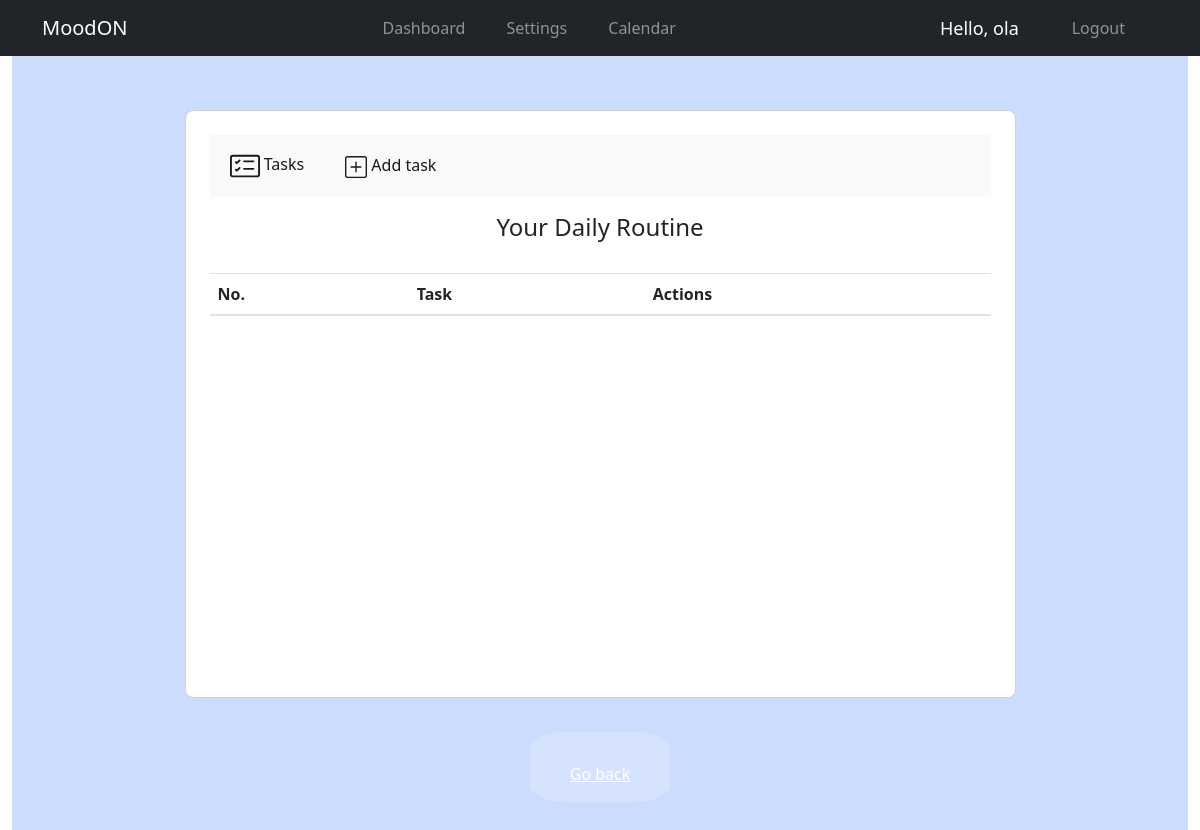
The page /daily-routine/ (signed in) on the database as committed earlier.
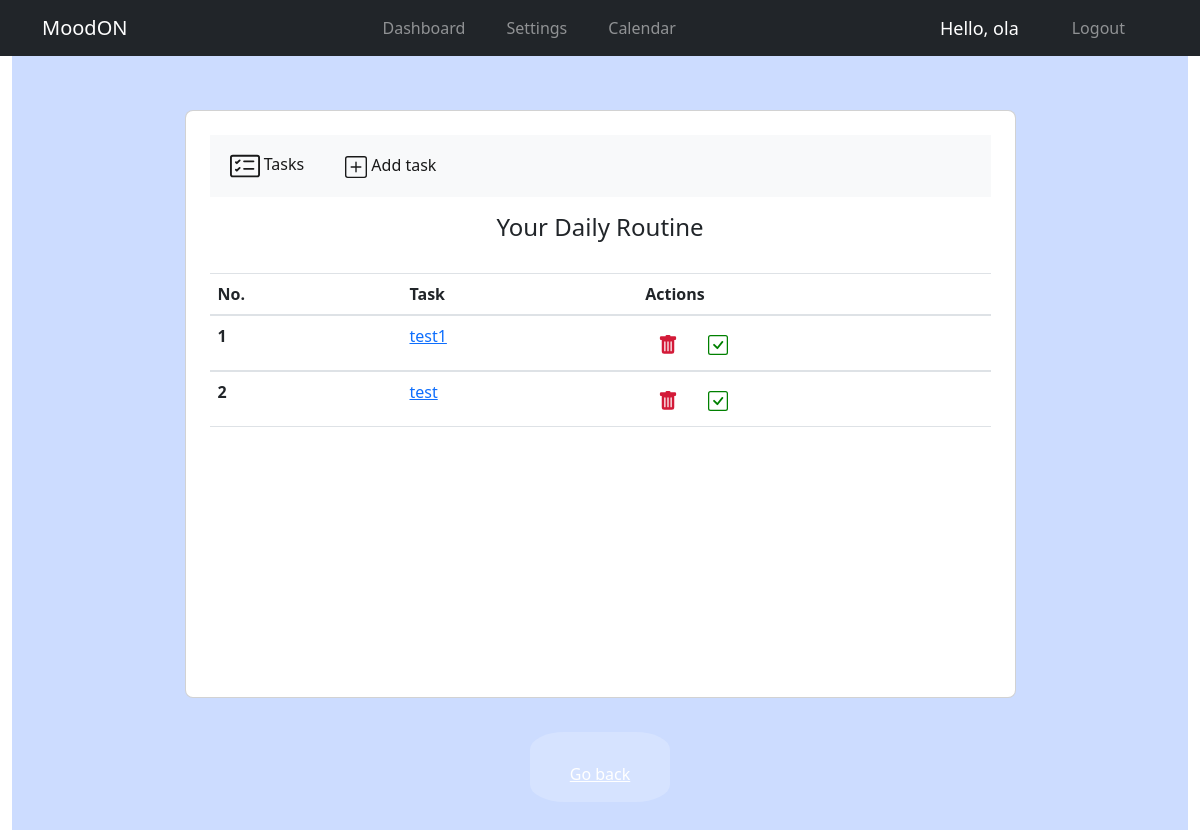
The same page on the database as committed later.
### mood_tracker/models.py (models this page shows)
class DailyRoutine(models.Model):
    title = models.CharField(max_length=200)
    is_finished = models.BooleanField(default=False)
    date = models.DateField(auto_now_add=True)
    date_created = models.DateTimeField(auto_now_add=True)

### mood_tracker/views.py (the view)
# urls.py: path('daily-routine/', views.DailyRoutineList.as_view(), name='routine_list'),
class DailyRoutineList(LoginRequiredMixin, ListView):
    model = DailyRoutine
    context_object_name = 'all_routine'
    template_name ='routine/routine_list.html'
    today = date.today()
    def get_queryset(self):
        return DailyRoutine.objects.order_by(F('date_created').asc(nulls_last=True))

### mood_tracker/templates/routine/routine_list.html (shortened to what this page needs)
{% extends 'main/main.html' %}
{% load static %}
{% block content %}
<head>
    <link href="https://cdn.jsdelivr.net/npm/bootstrap@5.2.2/dist/css/bootstrap.min.css" rel="stylesheet">
</head>
<section class="vh-100" style="background-color: #ccdcff;">
    <div class="container py-5 h-100">
        <div class="row d-flex justify-content-center align-items-center h-100">
            <div class="col col-lg-9 col-xl-9">
                <div class="card rounded-3">
                    <div class="card-body p-4">
                        <nav class="navbar navbar-expand-lg navbar-light bg-light">
                            <div class="container-fluid">
                                <ul class="navbar-nav me-auto mb-2 mb-lg-0">
                                    <li class="nav-item ">
                                        <a class="nav-link active" href="/daily-routine/">
                                            Tasks
                                        </a>
                                    </li>
                                </ul>
                                <div class="collapse navbar-collapse" id="navbarSupportedContent">
                                    <ul class="navbar-nav me-auto mb-2 mb-lg-0">
                                        <li class="nav-item">
                                            <a class="nav-link active" href="{% url 'routine_add' %}">
                                                Add task
                                            </a>
                                        </li>
                                    </ul>
                                </div>
                            </div>
                        </nav>
                        <h4 class="text-center my-3 pb-3">Your Daily Routine</h4>
                        <div class="inside">
                            <table class="table mb-4">
                                <thead>
                                <tr>
                                    <th scope="col">No.</th>
                                    <th scope="col">Task</th>
                                    <th scope="col">Actions</th>
                                </tr>
                                </thead>
                                {% if all_routine %}
                                {% for routine in all_routine %}
                                <tbody>
                                <tr>
                                    <th scope="row">{{ forloop.counter }}</th>
                                    <td>
                                        {% if routine.is_finished %}
                                        <del>
                                            <a href="{% url 'routine_update' routine.id %}">
                                                {{routine.title}}</a>
                                        </del>
                                        {% else %}
                                        <a href="{% url 'routine_update' routine.id %}"> {{routine.title}}</a>
                                        {% endif %}
                                    </td>
                                    <td>
                                        <form action="{% url 'routine_delete' routine.id%}" method="post" style="display: inline">
                                            <button type="submit" class="btn" onclick="return confirm('are you sure?')">
                                            </button>
                                        </form>
                                        <a href="{% url 'finish_routine' routine.id %}" class="btn">
                                        </a>
                                    </td>
                                </tr>
                                </tbody>
                                {% endfor %}
                                {% endif %}
                            </table>
                        </div>
                    </div>
                </div>
            </div>
            <a class="button" href='/dashboard/' style="text-align: center;">Go back</a>
        </div>
    </div>
</section>
{% endblock %}

Rows that differ between the two databases and show on the page:
added DailyRoutine: title "test1"
added DailyRoutine: title "test"
